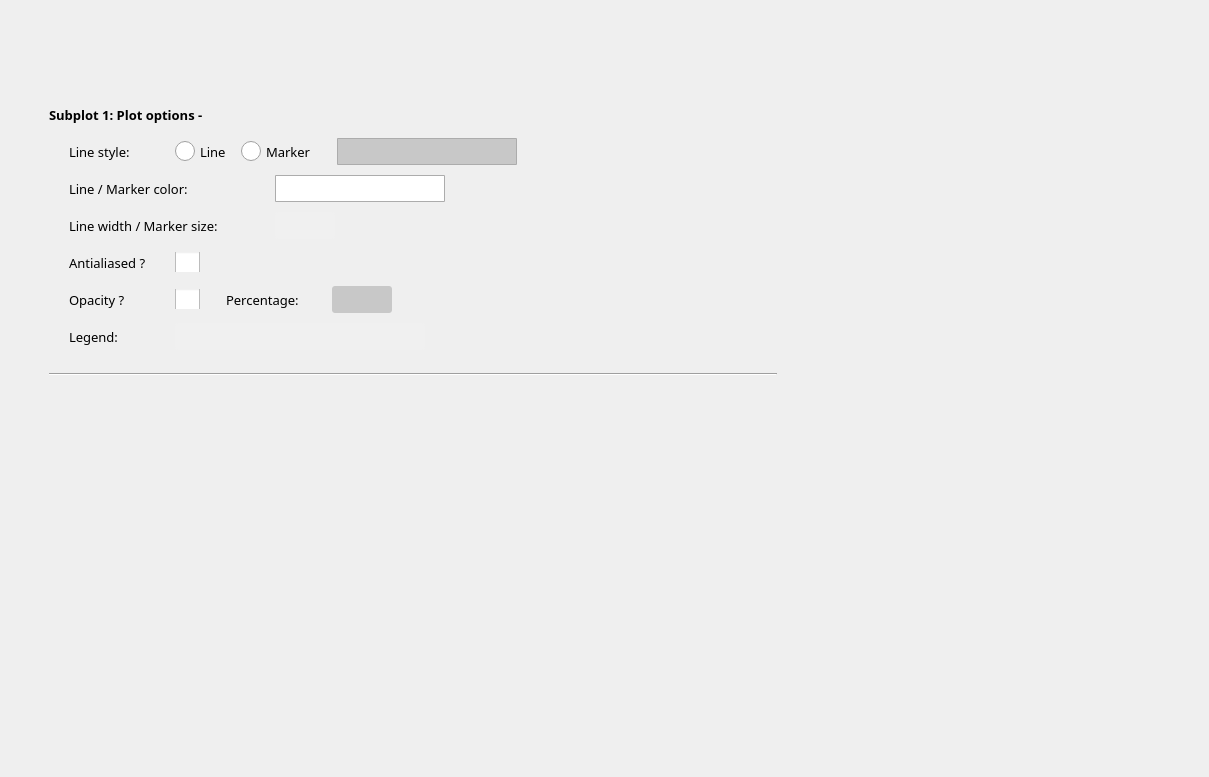
<?xml version="1.0" encoding="UTF-8"?>
<ui version="4.0">
 <class>Form</class>
 <widget class="QWidget" name="Form">
  <property name="geometry">
   <rect>
    <x>0</x>
    <y>0</y>
    <width>1209</width>
    <height>777</height>
   </rect>
  </property>
  <property name="windowTitle">
   <string>Form</string>
  </property>
  <widget class="QWidget" name="layoutWidget">
   <property name="geometry">
    <rect>
     <x>49</x>
     <y>97</y>
     <width>728</width>
     <height>299</height>
    </rect>
   </property>
   <layout class="QVBoxLayout" name="pw_plotOptions_vl_1">
    <item>
     <layout class="QHBoxLayout" name="pw_plotOptions_hl_1">
      <item>
       <widget class="QLabel" name="pw_plotOptions_lb_1">
        <property name="minimumSize">
         <size>
          <width>700</width>
          <height>27</height>
         </size>
        </property>
        <property name="maximumSize">
         <size>
          <width>700</width>
          <height>27</height>
         </size>
        </property>
        <property name="font">
         <font>
          <family>Source Sans Pro</family>
          <pointsize>10</pointsize>
          <weight>75</weight>
          <bold>true</bold>
          <stylestrategy>PreferAntialias</stylestrategy>
          <kerning>true</kerning>
         </font>
        </property>
        <property name="text">
         <string>Subplot 1: Plot options -</string>
        </property>
       </widget>
      </item>
      <item>
       <spacer name="horizontalSpacer_38">
        <property name="orientation">
         <enum>Qt::Horizontal</enum>
        </property>
        <property name="sizeType">
         <enum>QSizePolicy::Expanding</enum>
        </property>
        <property name="sizeHint" stdset="0">
         <size>
          <width>18</width>
          <height>20</height>
         </size>
        </property>
       </spacer>
      </item>
     </layout>
    </item>
    <item>
     <layout class="QHBoxLayout" name="pw_plotOptions_hl_2">
      <item>
       <spacer name="horizontalSpacer_23">
        <property name="orientation">
         <enum>Qt::Horizontal</enum>
        </property>
        <property name="sizeType">
         <enum>QSizePolicy::Fixed</enum>
        </property>
        <property name="sizeHint" stdset="0">
         <size>
          <width>20</width>
          <height>20</height>
         </size>
        </property>
       </spacer>
      </item>
      <item>
       <widget class="QLabel" name="pw_plotOptions_lb_2">
        <property name="minimumSize">
         <size>
          <width>100</width>
          <height>27</height>
         </size>
        </property>
        <property name="maximumSize">
         <size>
          <width>100</width>
          <height>27</height>
         </size>
        </property>
        <property name="font">
         <font>
          <family>Source Sans Pro</family>
          <pointsize>10</pointsize>
          <stylestrategy>PreferAntialias</stylestrategy>
          <kerning>true</kerning>
         </font>
        </property>
        <property name="text">
         <string>Line style:</string>
        </property>
       </widget>
      </item>
      <item>
       <layout class="QHBoxLayout" name="pw_plotOptions_hl_3">
        <item>
         <widget class="QRadioButton" name="pw_plotOptions_rb_1">
          <property name="minimumSize">
           <size>
            <width>60</width>
            <height>27</height>
           </size>
          </property>
          <property name="maximumSize">
           <size>
            <width>60</width>
            <height>27</height>
           </size>
          </property>
          <property name="font">
           <font>
            <family>Source Sans Pro</family>
            <pointsize>10</pointsize>
            <stylestrategy>PreferAntialias</stylestrategy>
            <kerning>true</kerning>
           </font>
          </property>
          <property name="styleSheet">
           <string notr="true">QRadioButton {
    spacing: 5px;
}

QRadioButton::indicator {
    width: 20px;
    height: 20px;
}

QRadioButton::indicator:unchecked {
    image: url(icons/radiobox_icon_unchecked.png);
}

QRadioButton::indicator:unchecked:hover {
    image: url(icons/radiobox_icon_unchecked.png);
}

QRadioButton::indicator:unchecked:pressed {
    image: url(icons/radiobox_icon_unchecked.png);
}

QRadioButton::indicator:checked {
    image: url(icons/radiobox_icon_checked.png);
}

QRadioButton::indicator:checked:hover {
    image: url(icons/radiobox_icon_checked.png);
}

QRadioButton::indicator:checked:pressed {
    image: url(icons/radiobox_icon_checked.png);
}</string>
          </property>
          <property name="text">
           <string>Line</string>
          </property>
         </widget>
        </item>
        <item>
         <widget class="QRadioButton" name="pw_plotOptions_rb_2">
          <property name="minimumSize">
           <size>
            <width>90</width>
            <height>27</height>
           </size>
          </property>
          <property name="maximumSize">
           <size>
            <width>90</width>
            <height>27</height>
           </size>
          </property>
          <property name="font">
           <font>
            <family>Source Sans Pro</family>
            <pointsize>10</pointsize>
            <stylestrategy>PreferAntialias</stylestrategy>
            <kerning>true</kerning>
           </font>
          </property>
          <property name="styleSheet">
           <string notr="true">QRadioButton {
    spacing: 5px;
}

QRadioButton::indicator {
    width: 20px;
    height: 20px;
}

QRadioButton::indicator:unchecked {
    image: url(icons/radiobox_icon_unchecked.png);
}

QRadioButton::indicator:unchecked:hover {
    image: url(icons/radiobox_icon_unchecked.png);
}

QRadioButton::indicator:unchecked:pressed {
    image: url(icons/radiobox_icon_unchecked.png);
}

QRadioButton::indicator:checked {
    image: url(icons/radiobox_icon_checked.png);
}

QRadioButton::indicator:checked:hover {
    image: url(icons/radiobox_icon_checked.png);
}

QRadioButton::indicator:checked:pressed {
    image: url(icons/radiobox_icon_checked.png);
}</string>
          </property>
          <property name="text">
           <string>Marker</string>
          </property>
         </widget>
        </item>
       </layout>
      </item>
      <item>
       <widget class="QComboBox" name="pw_plotOptions_cb_1">
        <property name="enabled">
         <bool>false</bool>
        </property>
        <property name="minimumSize">
         <size>
          <width>180</width>
          <height>27</height>
         </size>
        </property>
        <property name="maximumSize">
         <size>
          <width>180</width>
          <height>27</height>
         </size>
        </property>
        <property name="font">
         <font>
          <family>Source Sans Pro</family>
          <pointsize>9</pointsize>
          <stylestrategy>PreferAntialias</stylestrategy>
          <kerning>true</kerning>
         </font>
        </property>
        <property name="styleSheet">
         <string notr="true">QComboBox {
	border: 1px solid #acacac;
    border-radius: 1px;
	padding-left: 5px;
    background-color: qlineargradient(x1: 0, y1: 0, x2: 0, y2: 1, 
								stop: 0 #f0f0f0, stop: 1 #e5e5e5);
}

QComboBox:disabled {
	background-color:  rgb(200,200,200);
}

QComboBox:hover {
	border: 1px solid #7eb4ea;
    border-radius: 1px;
	background-color: qlineargradient(x1: 0, y1: 0, x2: 0, y2: 1, 
								stop: 0 #ecf4fc, stop: 1 #dcecfc);
}

QComboBox:pressed {
	border: 1px solid #579de5;
    border-radius: 1px;
    background-color: qlineargradient(x1: 0, y1: 0, x2: 0, y2: 1,
                                      stop: 0 #daecfc, stop: 1 #c4e0fc);
}

QComboBox::drop-down {
	subcontrol-origin: padding;
	subcontrol-position: top right;
	width: 27px;
	border-top-right-radius: 3px;
	border-bottom-right-radius: 3px;
}

QComboBox::drop-down:hover {
	subcontrol-origin: padding;
	subcontrol-position: top right;
	width: 27px;
	border-left-width: 1px;
	border-left-color: darkgray;
	border-left-style: solid;
	border-top-right-radius: 3px;
	border-bottom-right-radius: 3px;
}

QComboBox::down-arrow {
	image: url(images/arrow_down.png); 
	width: 18px;
	height: 18px
}

QComboBox::down-arrow:on {
	top: 1px; 
	left: 1px;
}

QComboBox QAbstractItemView {
	selection-background-color: transparent;
	selection-color: blue;
	border: 0px, solid black;
}</string>
        </property>
       </widget>
      </item>
      <item>
       <spacer name="horizontalSpacer_48">
        <property name="orientation">
         <enum>Qt::Horizontal</enum>
        </property>
        <property name="sizeType">
         <enum>QSizePolicy::Fixed</enum>
        </property>
        <property name="sizeHint" stdset="0">
         <size>
          <width>20</width>
          <height>20</height>
         </size>
        </property>
       </spacer>
      </item>
      <item>
       <widget class="QToolButton" name="pw_plotOptions_bt_1">
        <property name="minimumSize">
         <size>
          <width>27</width>
          <height>27</height>
         </size>
        </property>
        <property name="maximumSize">
         <size>
          <width>27</width>
          <height>27</height>
         </size>
        </property>
        <property name="styleSheet">
         <string notr="true">QToolButton:hover {border: 1px solid gray; border-radius: 3px; background-color: qlineargradient(x1: 0, y1: 0, x2: 0, y2: 1, stop: 0 #f6f7fa, stop: 1 #dadbde); width: 27px; height: 27px;}

QToolButton:pressed {background-color: qlineargradient(x1: 0, y1: 0, x2: 0, y2: 1, stop: 0 #dadbde, stop: 1 #f6f7fa);}

QToolButton:flat {border: none;}</string>
        </property>
        <property name="text">
         <string/>
        </property>
        <property name="icon">
         <iconset>
          <normaloff>icons/info_icon.png</normaloff>icons/info_icon.png</iconset>
        </property>
        <property name="iconSize">
         <size>
          <width>27</width>
          <height>27</height>
         </size>
        </property>
        <property name="autoRaise">
         <bool>true</bool>
        </property>
       </widget>
      </item>
      <item>
       <spacer name="horizontalSpacer_39">
        <property name="orientation">
         <enum>Qt::Horizontal</enum>
        </property>
        <property name="sizeHint" stdset="0">
         <size>
          <width>18</width>
          <height>20</height>
         </size>
        </property>
       </spacer>
      </item>
     </layout>
    </item>
    <item>
     <layout class="QHBoxLayout" name="pw_plotOptions_hl_4">
      <item>
       <spacer name="horizontalSpacer_40">
        <property name="orientation">
         <enum>Qt::Horizontal</enum>
        </property>
        <property name="sizeType">
         <enum>QSizePolicy::Fixed</enum>
        </property>
        <property name="sizeHint" stdset="0">
         <size>
          <width>20</width>
          <height>20</height>
         </size>
        </property>
       </spacer>
      </item>
      <item>
       <widget class="QLabel" name="pw_plotOptions_lb_3">
        <property name="minimumSize">
         <size>
          <width>200</width>
          <height>27</height>
         </size>
        </property>
        <property name="maximumSize">
         <size>
          <width>200</width>
          <height>27</height>
         </size>
        </property>
        <property name="font">
         <font>
          <family>Source Sans Pro</family>
          <pointsize>10</pointsize>
          <stylestrategy>PreferAntialias</stylestrategy>
          <kerning>true</kerning>
         </font>
        </property>
        <property name="text">
         <string>Line / Marker color:</string>
        </property>
       </widget>
      </item>
      <item>
       <widget class="QComboBox" name="pw_plotOptions_cb_2">
        <property name="minimumSize">
         <size>
          <width>170</width>
          <height>27</height>
         </size>
        </property>
        <property name="maximumSize">
         <size>
          <width>170</width>
          <height>27</height>
         </size>
        </property>
        <property name="font">
         <font>
          <family>Source Sans Pro</family>
          <pointsize>9</pointsize>
          <stylestrategy>PreferAntialias</stylestrategy>
          <kerning>true</kerning>
         </font>
        </property>
        <property name="styleSheet">
         <string notr="true">QComboBox {
	border: 1px solid #acacac;
    border-radius: 1px;
	padding-left: 5px;
    background-color: qlineargradient(x1: 0, y1: 0, x2: 0, y2: 1, 
								stop: 0 #f0f0f0, stop: 1 #e5e5e5);
}

QComboBox:disabled {
	background-color:  rgb(200,200,200);
}

QComboBox:hover {
	border: 1px solid #7eb4ea;
    border-radius: 1px;
	background-color: qlineargradient(x1: 0, y1: 0, x2: 0, y2: 1, 
								stop: 0 #ecf4fc, stop: 1 #dcecfc);
}

QComboBox:pressed {
	border: 1px solid #579de5;
    border-radius: 1px;
    background-color: qlineargradient(x1: 0, y1: 0, x2: 0, y2: 1,
                                      stop: 0 #daecfc, stop: 1 #c4e0fc);
}

QComboBox::drop-down {
	subcontrol-origin: padding;
	subcontrol-position: top right;
	width: 27px;
	border-top-right-radius: 3px;
	border-bottom-right-radius: 3px;
}

QComboBox::drop-down:hover {
	subcontrol-origin: padding;
	subcontrol-position: top right;
	width: 27px;
	border-left-width: 1px;
	border-left-color: darkgray;
	border-left-style: solid;
	border-top-right-radius: 3px;
	border-bottom-right-radius: 3px;
}

QComboBox::down-arrow {
	image: url(images/arrow_down.png); 
	width: 18px;
	height: 18px
}

QComboBox::down-arrow:on {
	top: 1px; 
	left: 1px;
}

QComboBox QAbstractItemView {
	selection-background-color: transparent;
	selection-color: blue;
	border: 0px, solid black;
}</string>
        </property>
       </widget>
      </item>
      <item>
       <layout class="QHBoxLayout" name="pw_plotOptions_hl_5"/>
      </item>
      <item>
       <spacer name="horizontalSpacer_49">
        <property name="orientation">
         <enum>Qt::Horizontal</enum>
        </property>
        <property name="sizeType">
         <enum>QSizePolicy::Fixed</enum>
        </property>
        <property name="sizeHint" stdset="0">
         <size>
          <width>20</width>
          <height>20</height>
         </size>
        </property>
       </spacer>
      </item>
      <item>
       <widget class="QToolButton" name="pw_plotOptions_bt_2">
        <property name="minimumSize">
         <size>
          <width>27</width>
          <height>27</height>
         </size>
        </property>
        <property name="maximumSize">
         <size>
          <width>27</width>
          <height>27</height>
         </size>
        </property>
        <property name="styleSheet">
         <string notr="true">QToolButton:hover {border: 1px solid gray; border-radius: 3px; background-color: qlineargradient(x1: 0, y1: 0, x2: 0, y2: 1, stop: 0 #f6f7fa, stop: 1 #dadbde); width: 27px; height: 27px;}

QToolButton:pressed {background-color: qlineargradient(x1: 0, y1: 0, x2: 0, y2: 1, stop: 0 #dadbde, stop: 1 #f6f7fa);}

QToolButton:flat {border: none;}</string>
        </property>
        <property name="text">
         <string/>
        </property>
        <property name="icon">
         <iconset>
          <normaloff>icons/info_icon.png</normaloff>icons/info_icon.png</iconset>
        </property>
        <property name="iconSize">
         <size>
          <width>27</width>
          <height>27</height>
         </size>
        </property>
        <property name="autoRaise">
         <bool>true</bool>
        </property>
       </widget>
      </item>
      <item>
       <spacer name="horizontalSpacer_41">
        <property name="orientation">
         <enum>Qt::Horizontal</enum>
        </property>
        <property name="sizeHint" stdset="0">
         <size>
          <width>18</width>
          <height>20</height>
         </size>
        </property>
       </spacer>
      </item>
     </layout>
    </item>
    <item>
     <layout class="QHBoxLayout" name="pw_plotOptions_hl_6">
      <item>
       <spacer name="horizontalSpacer_42">
        <property name="orientation">
         <enum>Qt::Horizontal</enum>
        </property>
        <property name="sizeType">
         <enum>QSizePolicy::Fixed</enum>
        </property>
        <property name="sizeHint" stdset="0">
         <size>
          <width>20</width>
          <height>20</height>
         </size>
        </property>
       </spacer>
      </item>
      <item>
       <widget class="QLabel" name="pw_plotOptions_lb_4">
        <property name="minimumSize">
         <size>
          <width>200</width>
          <height>27</height>
         </size>
        </property>
        <property name="maximumSize">
         <size>
          <width>200</width>
          <height>27</height>
         </size>
        </property>
        <property name="font">
         <font>
          <family>Source Sans Pro</family>
          <pointsize>10</pointsize>
          <stylestrategy>PreferAntialias</stylestrategy>
          <kerning>true</kerning>
         </font>
        </property>
        <property name="text">
         <string>Line width / Marker size:</string>
        </property>
       </widget>
      </item>
      <item>
       <widget class="QLineEdit" name="pw_plotOptions_ln_1">
        <property name="minimumSize">
         <size>
          <width>60</width>
          <height>27</height>
         </size>
        </property>
        <property name="maximumSize">
         <size>
          <width>60</width>
          <height>27</height>
         </size>
        </property>
        <property name="font">
         <font>
          <family>Source Sans Pro</family>
          <pointsize>9</pointsize>
          <stylestrategy>PreferAntialias</stylestrategy>
          <kerning>true</kerning>
         </font>
        </property>
        <property name="styleSheet">
         <string notr="true">QLineEdit {
	border-radius: 3px;
   padding: 1px 4px 1px 4px;
	background-color:  rgb(240, 240, 240);
}</string>
        </property>
       </widget>
      </item>
      <item>
       <spacer name="horizontalSpacer_50">
        <property name="orientation">
         <enum>Qt::Horizontal</enum>
        </property>
        <property name="sizeType">
         <enum>QSizePolicy::Fixed</enum>
        </property>
        <property name="sizeHint" stdset="0">
         <size>
          <width>20</width>
          <height>20</height>
         </size>
        </property>
       </spacer>
      </item>
      <item>
       <widget class="QToolButton" name="pw_plotOptions_bt_3">
        <property name="minimumSize">
         <size>
          <width>27</width>
          <height>27</height>
         </size>
        </property>
        <property name="maximumSize">
         <size>
          <width>27</width>
          <height>27</height>
         </size>
        </property>
        <property name="styleSheet">
         <string notr="true">QToolButton:hover {border: 1px solid gray; border-radius: 3px; background-color: qlineargradient(x1: 0, y1: 0, x2: 0, y2: 1, stop: 0 #f6f7fa, stop: 1 #dadbde); width: 27px; height: 27px;}

QToolButton:pressed {background-color: qlineargradient(x1: 0, y1: 0, x2: 0, y2: 1, stop: 0 #dadbde, stop: 1 #f6f7fa);}

QToolButton:flat {border: none;}</string>
        </property>
        <property name="text">
         <string/>
        </property>
        <property name="icon">
         <iconset>
          <normaloff>icons/info_icon.png</normaloff>icons/info_icon.png</iconset>
        </property>
        <property name="iconSize">
         <size>
          <width>27</width>
          <height>27</height>
         </size>
        </property>
        <property name="autoRaise">
         <bool>true</bool>
        </property>
       </widget>
      </item>
      <item>
       <spacer name="horizontalSpacer_43">
        <property name="orientation">
         <enum>Qt::Horizontal</enum>
        </property>
        <property name="sizeHint" stdset="0">
         <size>
          <width>18</width>
          <height>20</height>
         </size>
        </property>
       </spacer>
      </item>
     </layout>
    </item>
    <item>
     <layout class="QHBoxLayout" name="pw_plotOptions_hl_7">
      <item>
       <spacer name="horizontalSpacer_44">
        <property name="orientation">
         <enum>Qt::Horizontal</enum>
        </property>
        <property name="sizeType">
         <enum>QSizePolicy::Fixed</enum>
        </property>
        <property name="sizeHint" stdset="0">
         <size>
          <width>20</width>
          <height>20</height>
         </size>
        </property>
       </spacer>
      </item>
      <item>
       <widget class="QLabel" name="pw_plotOptions_lb_5">
        <property name="minimumSize">
         <size>
          <width>100</width>
          <height>27</height>
         </size>
        </property>
        <property name="maximumSize">
         <size>
          <width>100</width>
          <height>27</height>
         </size>
        </property>
        <property name="font">
         <font>
          <family>Source Sans Pro</family>
          <pointsize>10</pointsize>
          <stylestrategy>PreferAntialias</stylestrategy>
          <kerning>true</kerning>
         </font>
        </property>
        <property name="text">
         <string>Antialiased ?</string>
        </property>
       </widget>
      </item>
      <item>
       <widget class="QCheckBox" name="pw_plotOptions_ck_1">
        <property name="minimumSize">
         <size>
          <width>25</width>
          <height>20</height>
         </size>
        </property>
        <property name="maximumSize">
         <size>
          <width>25</width>
          <height>20</height>
         </size>
        </property>
        <property name="styleSheet">
         <string notr="true">QCheckBox {
    spacing: 5px;
}

QCheckBox::indicator {
    width: 25px;
    height: 25px;
}

QCheckBox::indicator:unchecked {
    image: url(icons/checkbox_icon_unchecked.png);
}

QCheckBox::indicator:unchecked:hover {
    image: url(icons/checkbox_icon_unchecked.png);
}

QCheckBox::indicator:unchecked:pressed {
    image: url(icons/checkbox_icon_unchecked.png);
}

QCheckBox::indicator:checked {
    image: url(icons/checkbox_icon_checked.png);
}

QCheckBox::indicator:checked:hover {
    image: url(icons/checkbox_icon_checked.png);
}

QCheckBox::indicator:checked:pressed {
    image: url(icons/checkbox_icon_checked.png);
}

QCheckBox::indicator:indeterminate:hover {
    image: url(icons/checkbox_icon_checked.png);
}

QCheckBox::indicator:indeterminate:pressed {
    image: url(icons/checkbox_icon_checked.png);
}</string>
        </property>
        <property name="text">
         <string/>
        </property>
       </widget>
      </item>
      <item>
       <spacer name="horizontalSpacer_51">
        <property name="orientation">
         <enum>Qt::Horizontal</enum>
        </property>
        <property name="sizeType">
         <enum>QSizePolicy::Fixed</enum>
        </property>
        <property name="sizeHint" stdset="0">
         <size>
          <width>20</width>
          <height>20</height>
         </size>
        </property>
       </spacer>
      </item>
      <item>
       <widget class="QToolButton" name="pw_plotOptions_bt_4">
        <property name="minimumSize">
         <size>
          <width>27</width>
          <height>27</height>
         </size>
        </property>
        <property name="maximumSize">
         <size>
          <width>27</width>
          <height>27</height>
         </size>
        </property>
        <property name="styleSheet">
         <string notr="true">QToolButton:hover {border: 1px solid gray; border-radius: 3px; background-color: qlineargradient(x1: 0, y1: 0, x2: 0, y2: 1, stop: 0 #f6f7fa, stop: 1 #dadbde); width: 27px; height: 27px;}

QToolButton:pressed {background-color: qlineargradient(x1: 0, y1: 0, x2: 0, y2: 1, stop: 0 #dadbde, stop: 1 #f6f7fa);}

QToolButton:flat {border: none;}</string>
        </property>
        <property name="text">
         <string/>
        </property>
        <property name="icon">
         <iconset>
          <normaloff>icons/info_icon.png</normaloff>icons/info_icon.png</iconset>
        </property>
        <property name="iconSize">
         <size>
          <width>27</width>
          <height>27</height>
         </size>
        </property>
        <property name="autoRaise">
         <bool>true</bool>
        </property>
       </widget>
      </item>
      <item>
       <spacer name="horizontalSpacer_45">
        <property name="orientation">
         <enum>Qt::Horizontal</enum>
        </property>
        <property name="sizeHint" stdset="0">
         <size>
          <width>18</width>
          <height>20</height>
         </size>
        </property>
       </spacer>
      </item>
     </layout>
    </item>
    <item>
     <layout class="QHBoxLayout" name="pw_plotOptions_hl_8">
      <item>
       <spacer name="horizontalSpacer_46">
        <property name="orientation">
         <enum>Qt::Horizontal</enum>
        </property>
        <property name="sizeType">
         <enum>QSizePolicy::Fixed</enum>
        </property>
        <property name="sizeHint" stdset="0">
         <size>
          <width>20</width>
          <height>20</height>
         </size>
        </property>
       </spacer>
      </item>
      <item>
       <widget class="QLabel" name="pw_plotOptions_lb_6">
        <property name="minimumSize">
         <size>
          <width>100</width>
          <height>27</height>
         </size>
        </property>
        <property name="maximumSize">
         <size>
          <width>100</width>
          <height>27</height>
         </size>
        </property>
        <property name="font">
         <font>
          <family>Source Sans Pro</family>
          <pointsize>10</pointsize>
          <stylestrategy>PreferAntialias</stylestrategy>
          <kerning>true</kerning>
         </font>
        </property>
        <property name="text">
         <string>Opacity ?</string>
        </property>
       </widget>
      </item>
      <item>
       <widget class="QCheckBox" name="pw_plotOptions_ck_2">
        <property name="minimumSize">
         <size>
          <width>25</width>
          <height>20</height>
         </size>
        </property>
        <property name="maximumSize">
         <size>
          <width>25</width>
          <height>20</height>
         </size>
        </property>
        <property name="styleSheet">
         <string notr="true">QCheckBox {
    spacing: 5px;
}

QCheckBox::indicator {
    width: 25px;
    height: 25px;
}

QCheckBox::indicator:unchecked {
    image: url(icons/checkbox_icon_unchecked.png);
}

QCheckBox::indicator:unchecked:hover {
    image: url(icons/checkbox_icon_unchecked.png);
}

QCheckBox::indicator:unchecked:pressed {
    image: url(icons/checkbox_icon_unchecked.png);
}

QCheckBox::indicator:checked {
    image: url(icons/checkbox_icon_checked.png);
}

QCheckBox::indicator:checked:hover {
    image: url(icons/checkbox_icon_checked.png);
}

QCheckBox::indicator:checked:pressed {
    image: url(icons/checkbox_icon_checked.png);
}

QCheckBox::indicator:indeterminate:hover {
    image: url(icons/checkbox_icon_checked.png);
}

QCheckBox::indicator:indeterminate:pressed {
    image: url(icons/checkbox_icon_checked.png);
}</string>
        </property>
        <property name="text">
         <string/>
        </property>
       </widget>
      </item>
      <item>
       <spacer name="horizontalSpacer_53">
        <property name="orientation">
         <enum>Qt::Horizontal</enum>
        </property>
        <property name="sizeType">
         <enum>QSizePolicy::Fixed</enum>
        </property>
        <property name="sizeHint" stdset="0">
         <size>
          <width>20</width>
          <height>20</height>
         </size>
        </property>
       </spacer>
      </item>
      <item>
       <widget class="QLabel" name="pw_plotOptions_lb_7">
        <property name="minimumSize">
         <size>
          <width>100</width>
          <height>27</height>
         </size>
        </property>
        <property name="maximumSize">
         <size>
          <width>100</width>
          <height>27</height>
         </size>
        </property>
        <property name="font">
         <font>
          <family>Source Sans Pro</family>
          <pointsize>10</pointsize>
          <stylestrategy>PreferAntialias</stylestrategy>
          <kerning>true</kerning>
         </font>
        </property>
        <property name="text">
         <string>Percentage:</string>
        </property>
       </widget>
      </item>
      <item>
       <widget class="QLineEdit" name="pw_plotOptions_ln_2">
        <property name="enabled">
         <bool>false</bool>
        </property>
        <property name="minimumSize">
         <size>
          <width>60</width>
          <height>27</height>
         </size>
        </property>
        <property name="maximumSize">
         <size>
          <width>60</width>
          <height>27</height>
         </size>
        </property>
        <property name="font">
         <font>
          <family>Source Sans Pro</family>
          <pointsize>10</pointsize>
          <stylestrategy>PreferAntialias</stylestrategy>
          <kerning>true</kerning>
         </font>
        </property>
        <property name="styleSheet">
         <string notr="true">QLineEdit {
	border-radius: 3px;
   padding: 1px 4px 1px 4px;
	background-color:  rgb(240, 240, 240);
}

QLineEdit:disabled {
	background-color:  rgb(200, 200, 200);
}</string>
        </property>
       </widget>
      </item>
      <item>
       <spacer name="horizontalSpacer_52">
        <property name="orientation">
         <enum>Qt::Horizontal</enum>
        </property>
        <property name="sizeType">
         <enum>QSizePolicy::Fixed</enum>
        </property>
        <property name="sizeHint" stdset="0">
         <size>
          <width>20</width>
          <height>20</height>
         </size>
        </property>
       </spacer>
      </item>
      <item>
       <widget class="QToolButton" name="pw_plotOptions_bt_5">
        <property name="minimumSize">
         <size>
          <width>27</width>
          <height>27</height>
         </size>
        </property>
        <property name="maximumSize">
         <size>
          <width>27</width>
          <height>27</height>
         </size>
        </property>
        <property name="styleSheet">
         <string notr="true">QToolButton:hover {border: 1px solid gray; border-radius: 3px; background-color: qlineargradient(x1: 0, y1: 0, x2: 0, y2: 1, stop: 0 #f6f7fa, stop: 1 #dadbde); width: 27px; height: 27px;}

QToolButton:pressed {background-color: qlineargradient(x1: 0, y1: 0, x2: 0, y2: 1, stop: 0 #dadbde, stop: 1 #f6f7fa);}

QToolButton:flat {border: none;}</string>
        </property>
        <property name="text">
         <string/>
        </property>
        <property name="icon">
         <iconset>
          <normaloff>icons/info_icon.png</normaloff>icons/info_icon.png</iconset>
        </property>
        <property name="iconSize">
         <size>
          <width>27</width>
          <height>27</height>
         </size>
        </property>
        <property name="autoRaise">
         <bool>true</bool>
        </property>
       </widget>
      </item>
      <item>
       <spacer name="horizontalSpacer_47">
        <property name="orientation">
         <enum>Qt::Horizontal</enum>
        </property>
        <property name="sizeHint" stdset="0">
         <size>
          <width>28</width>
          <height>20</height>
         </size>
        </property>
       </spacer>
      </item>
     </layout>
    </item>
    <item>
     <layout class="QHBoxLayout" name="pw_plotOptions_hl_9">
      <item>
       <spacer name="horizontalSpacer_56">
        <property name="orientation">
         <enum>Qt::Horizontal</enum>
        </property>
        <property name="sizeType">
         <enum>QSizePolicy::Fixed</enum>
        </property>
        <property name="sizeHint" stdset="0">
         <size>
          <width>20</width>
          <height>20</height>
         </size>
        </property>
       </spacer>
      </item>
      <item>
       <widget class="QLabel" name="pw_plotOptions_lb_8">
        <property name="minimumSize">
         <size>
          <width>100</width>
          <height>27</height>
         </size>
        </property>
        <property name="maximumSize">
         <size>
          <width>100</width>
          <height>27</height>
         </size>
        </property>
        <property name="font">
         <font>
          <family>Source Sans Pro</family>
          <pointsize>10</pointsize>
          <stylestrategy>PreferAntialias</stylestrategy>
          <kerning>true</kerning>
         </font>
        </property>
        <property name="text">
         <string>Legend:</string>
        </property>
       </widget>
      </item>
      <item>
       <widget class="QLineEdit" name="pw_plotOptions_ln_3">
        <property name="minimumSize">
         <size>
          <width>250</width>
          <height>27</height>
         </size>
        </property>
        <property name="maximumSize">
         <size>
          <width>250</width>
          <height>27</height>
         </size>
        </property>
        <property name="font">
         <font>
          <family>Source Sans Pro</family>
          <pointsize>10</pointsize>
          <stylestrategy>PreferAntialias</stylestrategy>
          <kerning>true</kerning>
         </font>
        </property>
        <property name="styleSheet">
         <string notr="true">QLineEdit {
	border-radius: 3px;
   padding: 1px 4px 1px 4px;
	background-color:  rgb(240, 240, 240);
}</string>
        </property>
       </widget>
      </item>
      <item>
       <spacer name="horizontalSpacer_54">
        <property name="orientation">
         <enum>Qt::Horizontal</enum>
        </property>
        <property name="sizeType">
         <enum>QSizePolicy::Fixed</enum>
        </property>
        <property name="sizeHint" stdset="0">
         <size>
          <width>20</width>
          <height>20</height>
         </size>
        </property>
       </spacer>
      </item>
      <item>
       <widget class="QToolButton" name="pw_plotOptions_bt_6">
        <property name="minimumSize">
         <size>
          <width>27</width>
          <height>27</height>
         </size>
        </property>
        <property name="maximumSize">
         <size>
          <width>27</width>
          <height>27</height>
         </size>
        </property>
        <property name="styleSheet">
         <string notr="true">QToolButton:hover {border: 1px solid gray; border-radius: 3px; background-color: qlineargradient(x1: 0, y1: 0, x2: 0, y2: 1, stop: 0 #f6f7fa, stop: 1 #dadbde); width: 27px; height: 27px;}

QToolButton:pressed {background-color: qlineargradient(x1: 0, y1: 0, x2: 0, y2: 1, stop: 0 #dadbde, stop: 1 #f6f7fa);}

QToolButton:flat {border: none;}</string>
        </property>
        <property name="text">
         <string/>
        </property>
        <property name="icon">
         <iconset>
          <normaloff>icons/info_icon.png</normaloff>icons/info_icon.png</iconset>
        </property>
        <property name="iconSize">
         <size>
          <width>27</width>
          <height>27</height>
         </size>
        </property>
        <property name="autoRaise">
         <bool>true</bool>
        </property>
       </widget>
      </item>
      <item>
       <spacer name="horizontalSpacer_55">
        <property name="orientation">
         <enum>Qt::Horizontal</enum>
        </property>
        <property name="sizeHint" stdset="0">
         <size>
          <width>28</width>
          <height>20</height>
         </size>
        </property>
       </spacer>
      </item>
     </layout>
    </item>
    <item>
     <spacer name="verticalSpacer">
      <property name="orientation">
       <enum>Qt::Vertical</enum>
      </property>
      <property name="sizeType">
       <enum>QSizePolicy::Fixed</enum>
      </property>
      <property name="sizeHint" stdset="0">
       <size>
        <width>20</width>
        <height>13</height>
       </size>
      </property>
     </spacer>
    </item>
    <item>
     <widget class="Line" name="pw_plotOptions_li_1">
      <property name="orientation">
       <enum>Qt::Horizontal</enum>
      </property>
     </widget>
    </item>
    <item>
     <spacer name="verticalSpacer_2">
      <property name="orientation">
       <enum>Qt::Vertical</enum>
      </property>
      <property name="sizeType">
       <enum>QSizePolicy::Fixed</enum>
      </property>
      <property name="sizeHint" stdset="0">
       <size>
        <width>20</width>
        <height>13</height>
       </size>
      </property>
     </spacer>
    </item>
   </layout>
  </widget>
 </widget>
 <resources/>
 <connections/>
</ui>
